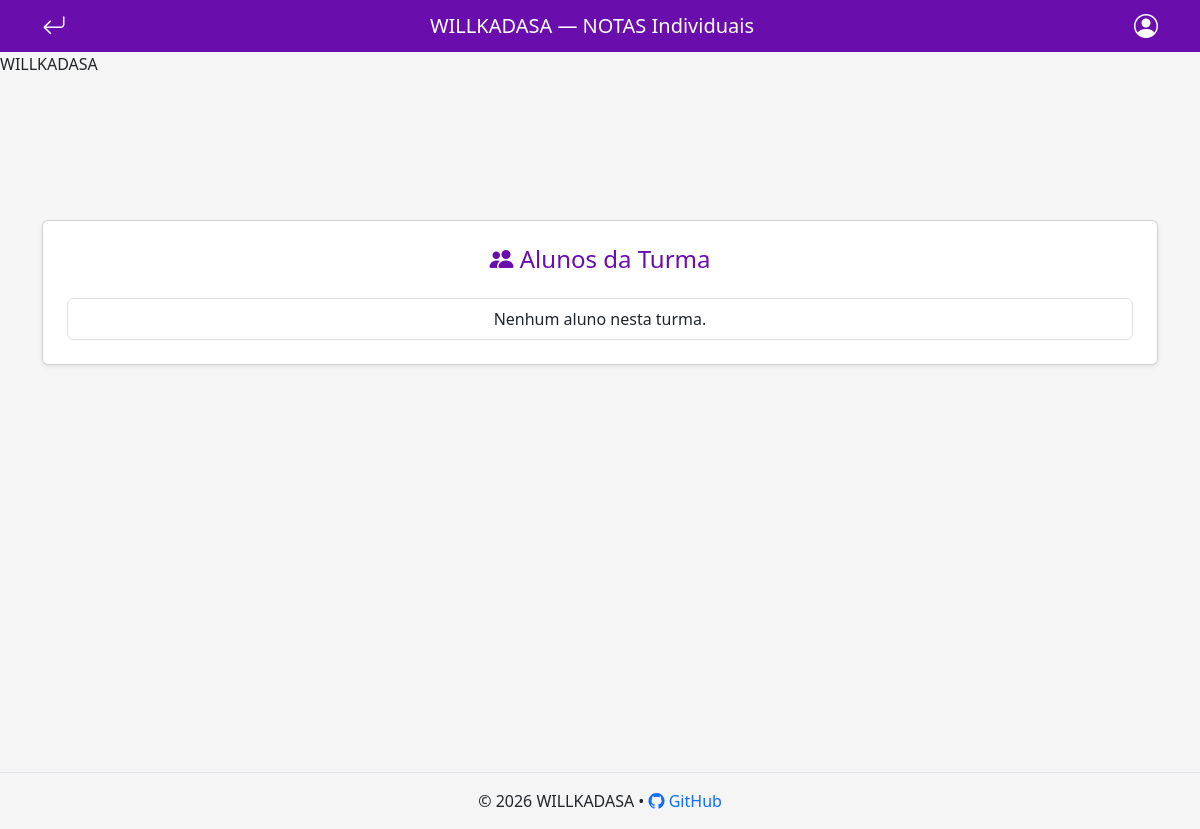
Before: /turma_professor/notas_individuais/3 with the older database file.
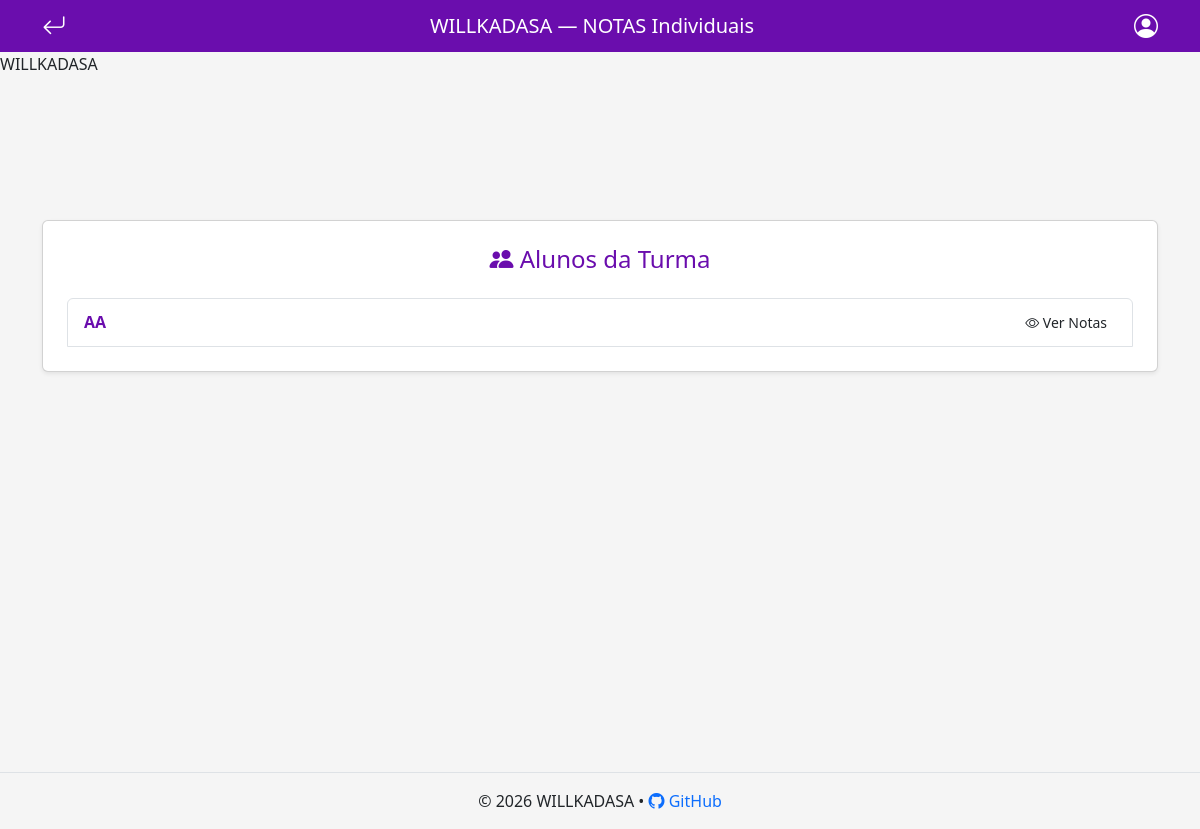
After: the same page with the newer database file.
### tables this page shows
CREATE TABLE alunos (
    id INTEGER PRIMARY KEY AUTOINCREMENT,
    skwd_aluno TEXT UNIQUE NOT NULL,
    nome TEXT NOT NULL,
    turma_id INTEGER,
    email_id INTEGER UNIQUE,
    FOREIGN KEY (turma_id) REFERENCES turmas(id) ON DELETE SET NULL,
    FOREIGN KEY (email_id) REFERENCES email(id) ON DELETE SET NULL
);

### routes/turma_professor.py (the view)
@turma_professor_bp.route("/notas_individuais/<int:id_turma>")
def notas_individuais(id_turma):
    conn = get_db_connection()
    cursor = conn.cursor()
    cursor.execute("SELECT id, nome FROM alunos WHERE turma_id = ?", (id_turma,))
    alunos_da_turma = cursor.fetchall()
    notas_por_aluno = {}
    for aluno in alunos_da_turma:
        cursor.execute("""
            SELECT e.titulo, s.pontuacao_total
            FROM submissoes_exame s
            JOIN exames e ON s.exame_id = e.id
            WHERE s.aluno_id = ?
        """, (aluno['id'],))
        notas_por_aluno[aluno['id']] = cursor.fetchall()
    conn.close()
    return render_template("notas_individuais.html",
                        alunos=alunos_da_turma,
                        notas_por_aluno=notas_por_aluno,
                        id_turma=id_turma)

### routes/turma_professor.py (called while the page is built)
def get_db_connection():
    conn = sqlite3.connect("willkadasa.db")
    conn.row_factory = sqlite3.Row
    return conn

### templates/notas_individuais.html (shortened to what this page needs)
<!doctype html>
<html lang="pt-br">
  <head>
    <link
      href="https://cdn.jsdelivr.net/npm/bootstrap@5.3.2/dist/css/bootstrap.min.css"
      rel="stylesheet"
    />
    <link
      href="https://cdn.jsdelivr.net/npm/bootstrap-icons@1.11.3/font/bootstrap-icons.css"
      rel="stylesheet"
    />
    <link
      rel="stylesheet"
      href="{{ url_for('static', filename='login.css') }}"
    />
  </head>
  <body>
    <nav class="navbar bg-roxo navbar-dark">
      <div class="container d-flex justify-content-between align-items-center">
        <a
          class="text-white fs-4"
          href="{{ url_for('professor.turma_professor') }}"
          role="button"
        >
          <i class="bi bi-arrow-return-left"></i>
        </a>
        <span class="navbar-brand mb-0 h1 flex-grow-1 text-center"
          >WILLKADASA — NOTAS Individuais</span
        >
        <div class="dropdown">
          <a
            class="text-white fs-4"
            href="#"
            role="button"
            data-bs-toggle="dropdown"
          >
            <i class="bi bi-person-circle"></i>
          </a>
        </div>
      </div>
    </nav>
    <div class="logo-willkadasa" style="min-height: 15vh">WILLKADASA</div>
   <div class="container my-5" style="min-height: 63vh">
    <div class="card shadow-sm">
      <div class="card-body p-4">
        <h4 class="text-center text-roxo mb-4">
          <i class="bi bi-people-fill"></i> Alunos da Turma
        </h4>
        <ul class="list-group">
          {% for aluno in alunos %}
          <li class="list-group-item d-flex justify-content-between align-items-center">
            <span class="fw-bold text-roxo">{{ aluno.nome }}</span>
            <button class="btn btn-outline-roxo btn-sm" data-bs-toggle="modal" data-bs-target="#modalAluno{{ aluno.id }}">
              <i class="bi bi-eye"></i> Ver Notas
            </button>
          </li>
          {% else %}
          <li class="list-group-item text-center">Nenhum aluno nesta turma.</li>
          {% endfor %}
        </ul>
      </div>
    </div>
  </div>
    <footer class="text-center py-3 mt-5 border-top footer-roxo">
      <div>
        © <span id="ano"></span> WILLKADASA •
        <a
          href="https://github.com/K4U4ZINHO/WILLKADASA-SCHOOL"
          target="_blank"
          class="text-decoration-none"
        >
          <i class="bi bi-github"></i> GitHub
        </a>
      </div>
    </footer>
  </body>
</html>

Changed rows visible on the page:
added alunos: nome "AA"
Other visible differences:
text no longer shown: "Nenhum aluno nesta turma."
